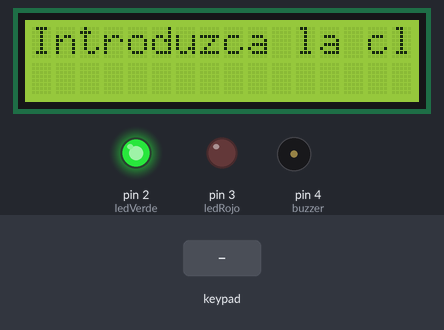
The sketch below on a simulated Arduino Uno, built with avr-gcc and run on an emulated ATmega328P. On the bench: 16×2 character LCD, output pins drawn as LEDs (lit = HIGH), buzzer (waves = sounding). The inputs (shaded band) are chosen by the test bench.

Above: at 1.2 s.
1.3 s: keypad keys 2 2 5 5 * pressed 0.4 s apart
At 4.1 s:
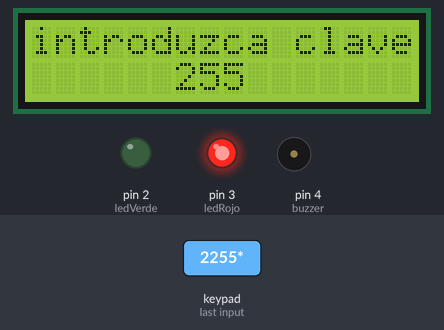
4.8 s: key 'A' pressed
At 5.6 s:
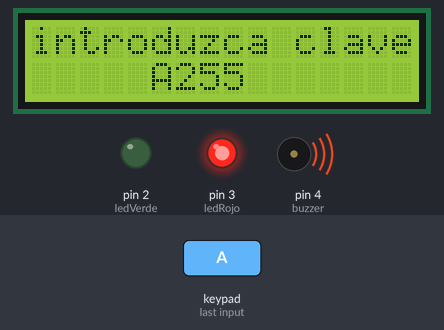
6.3 s: key 'B' pressed
At 6.8 s:
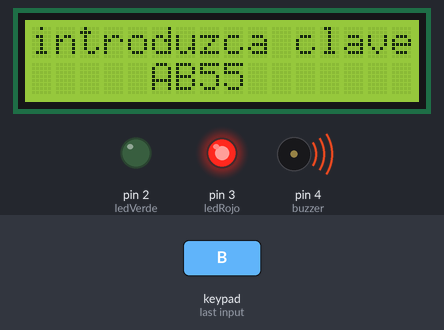
7.8 s: keypad keys 2 2 5 5 D pressed 0.4 s apart
At 10.5 s:
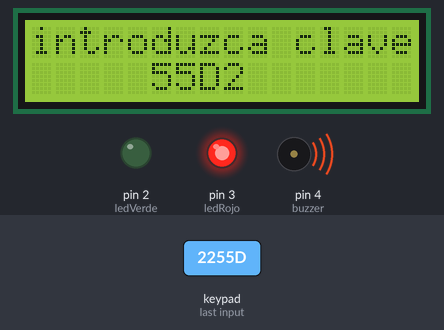
11.3 s: key 'C' pressed
At 11.9 s:
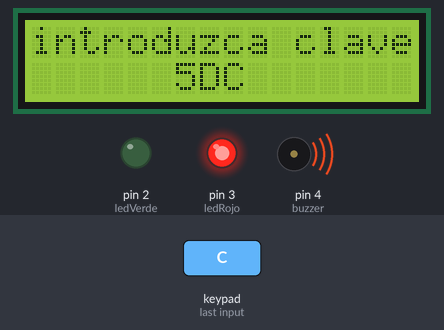
13.0 s: keypad keys 2 2 5 5 A pressed 0.4 s apart
At 15.4 s:
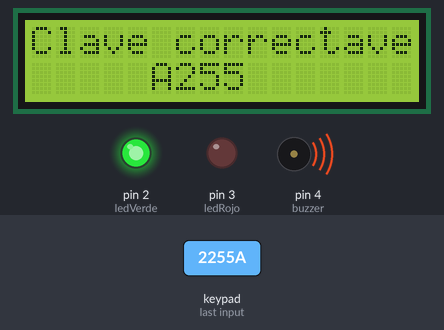
Timing chart, 0 to 16.9 s (numbered marks = the images above; inputs shaded):
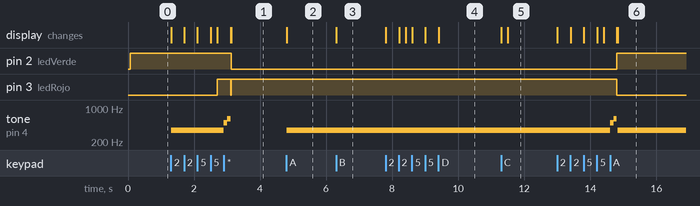

The sketch:

Codigo.ino
```cpp
#include <LiquidCrystal_I2C.h>
#include <Wire.h>
#include <Keypad.h>
#include <LiquidCrystal.h>
const int rs = A0, en = A1, d4 = A2, d5 = A3, d6 = A4, d7 = A5;
LiquidCrystal lcd(rs, en, d4, d5, d6, d7);

const byte Filas = 4;
const byte Cols = 4;
byte Pins_Filas[] = {13, 12, 11, 10};
byte Pins_Cols[] = {9, 8, 7, 6};
char Teclas [Filas][Cols] =
{
  {'1', '2', '3', 'A'},
  {'4', '5', '6', 'B'},
  {'7', '8', '9', 'C'},
  {'*', '0', '#', 'D'}

};
char codigoSecreto[4] = {'2', '2', '5', '5'};
int posicion = 0;
int cursor = 5;
int clave = 0;
int luz = 0;
int tiempo = 0;
int ledVerde = 2;
int ledRojo = 3;
int buzzer = 4;
Keypad Teclado1 = Keypad(makeKeymap(Teclas), Pins_Filas, Pins_Cols, Filas, Cols);


void setup() {
  Serial.begin(9600);
  lcd.begin(16, 2);
  //lcd.noBacklight();
  pinMode (ledVerde, OUTPUT);
  pinMode (ledRojo, OUTPUT);
  pinMode (buzzer, OUTPUT);
  digitalWrite(ledVerde, HIGH);
  lcd.setCursor(0, 0);
  lcd.print("Introduzca la clave");
  lcd.setCursor(cursor, 1);
}
void loop()
{ char pulsacion = Teclado1.getKey();
  if (pulsacion != 0)
  {
    if (pulsacion != '#' && pulsacion != '*' && clave == 0)
    { lcd.print(pulsacion);
      cursor++;
      tone(buzzer, 350);
      delay(200);
      if (pulsacion == codigoSecreto[posicion])
          posicion++;
      if (posicion == 4) {
        digitalWrite(3, HIGH);
          lcd.setCursor(0, 0);
          lcd.print("Clave correcta");
          delay(200);
          tone(buzzer, 500);
          delay(100);
          noTone(buzzer);
          tone(buzzer, 600);
          delay(100);
          noTone(buzzer);
          lcd.setCursor(5, 1);
          clave = 1;
          digitalWrite(ledRojo, LOW);
          digitalWrite(ledVerde, HIGH);
        }
        if(cursor>8)
        { cursor=5;
          posicion=0;
          lcd.setCursor(5,1);
          lcd.print(" ");
          lcd.setCursor(5,1);
          if(clave=0)
          { tone(buzzer,70,500);
            delay(250);
            noTone(buzzer);

          }
        }
    }
        }
      if (pulsacion =='#' && luz==0) {
//      lcd.noBacklight();
        luz = 1;
        pulsacion=0;
      }
      if(pulsacion =='#' && luz==1){
//        lcd.noBacklight();
        luz=0;
      }
      if (pulsacion == '*') {
      posicion = 0;
      cursor = 5;
      clave = 0;
      posicion = 0;
      lcd.setCursor(0,0);
        lcd.print("introduzca clave");
        lcd.setCursor(5, 1);
        lcd.print(" ");
        lcd.setCursor(5, 1);
        digitalWrite(ledRojo, HIGH);
        digitalWrite(ledVerde, LOW);
      }


    }
```

Measured:
- after the input at 1.3 s, pin 2 (ledVerde): HIGH → LOW after 1.8 s; pin 3 (ledRojo): LOW → HIGH after 1.4 s, → LOW 0.40 s later, → HIGH 0.02 s later; tone on pin 4 (buzzer): silent → 350 Hz at once, → 500 Hz 1.6 s later, → 600 Hz 0.10 s later, → silent 0.10 s later; the display: first changes at once (image 1 shows a later state)
- after the input at 4.8 s, tone on pin 4 (buzzer): silent → 350 Hz at once; the display: changes at once (image 2)
- after the input at 6.3 s, the display: changes at once (image 3)
- after the input at 7.8 s, the display: first changes at once (image 4 shows a later state)
- after the input at 11.3 s, the display: first changes at once (image 5 shows a later state)
- after the input at 13.0 s, pin 2 (ledVerde): LOW → HIGH after 1.8 s; pin 3 (ledRojo): HIGH → LOW after 1.8 s; tone on pin 4 (buzzer): 350 Hz → 500 Hz after 1.6 s, → 600 Hz 0.10 s later, → silent 0.10 s later, → 350 Hz 0.02 s later; the display: first changes at once (image 6 shows a later state)
